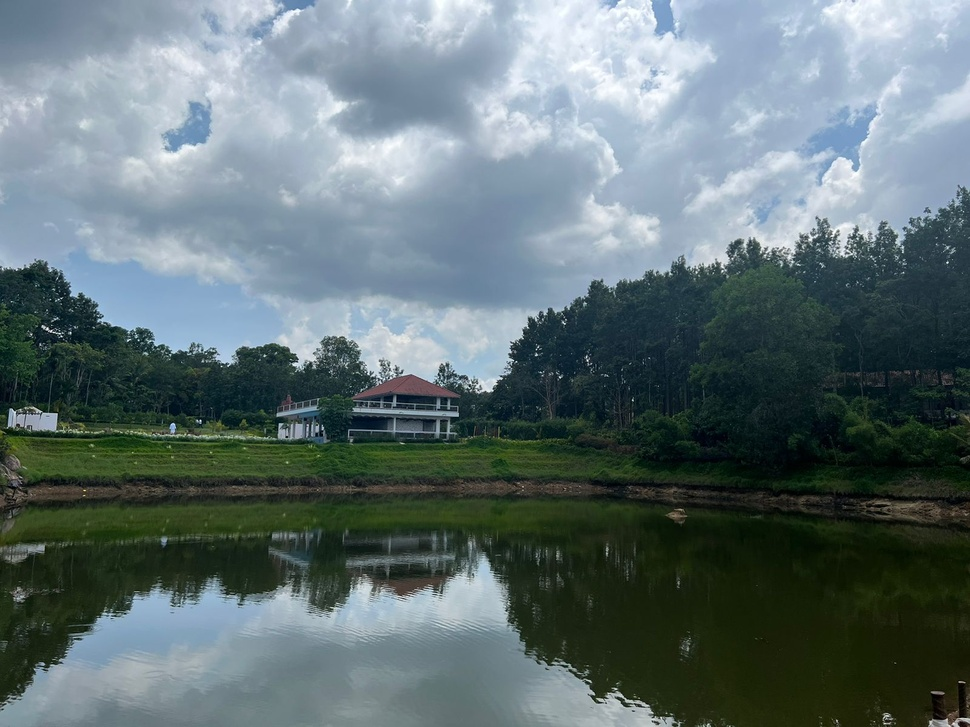
#> input picture data/house.jpg, 970 x 727 px, shrunk from 1600 x 1200 before the run, found by its file name
$ python hist_0.py
#> lines starting #> are read from the running program, lines starting #| are printed output that depends on the picture
import cv2
import numpy as np
import matplotlib.pyplot as plt

kernel = np.ones((5, 5), np.uint8)

img = cv2.imread('data/house.jpg')
#> img is the input picture: shape (727, 970, 3); mean B, G, R 115.7, 113.3, 97.2
gray_img = cv2.cvtColor(img, cv2.COLOR_BGR2GRAY)
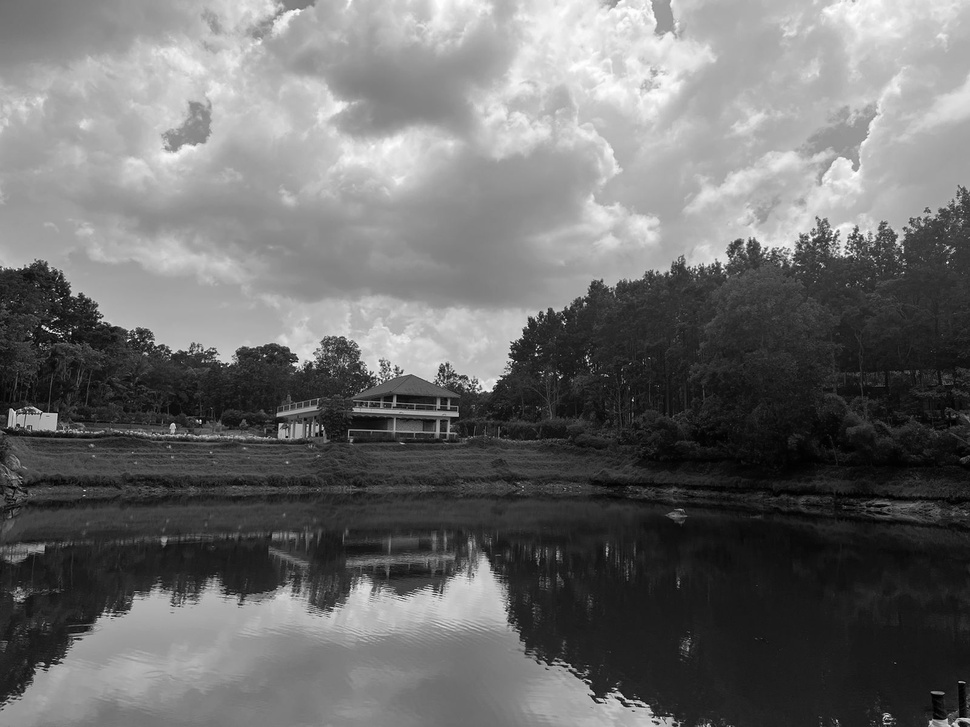
#> gray_img: shape (727, 970); min 0, max 254, mean 108.8

bin_range = [0, 256]

hist_one = cv2.calcHist(
    [gray_img],
    [0],
    None,
    [256],
    bin_range
)
#> hist_one = 256 values, max 10116 at index 25, min 0 at index 255, mean 2754.6

hist_two = cv2.calcHist(
    [gray_img],
    [0],
    None,
    [10],
    bin_range
)
#> hist_two = [75319, 175625, 66671, 15951, 30591, 75513, 124313, 92816, 38505, 9886]

# [5 lines of commented-out code are left out]
_, axes = plt.subplots(nrows=1, ncols=2, figsize=(10, 5))


axes[0].plot(hist_one)
axes[0].set_xlim(bin_range)
axes[0].set_title('Histogram 256 bins')
axes[0].set_xlabel('Bin')
axes[0].set_ylabel('Quantity')

axes[1].plot(hist_two)
axes[0].set_title('Histogram 10 bins')
axes[1].set_xlim([0, 9])
axes[1].set_xlabel('Bin')
axes[1].set_ylabel('Quantity')

plt.show()
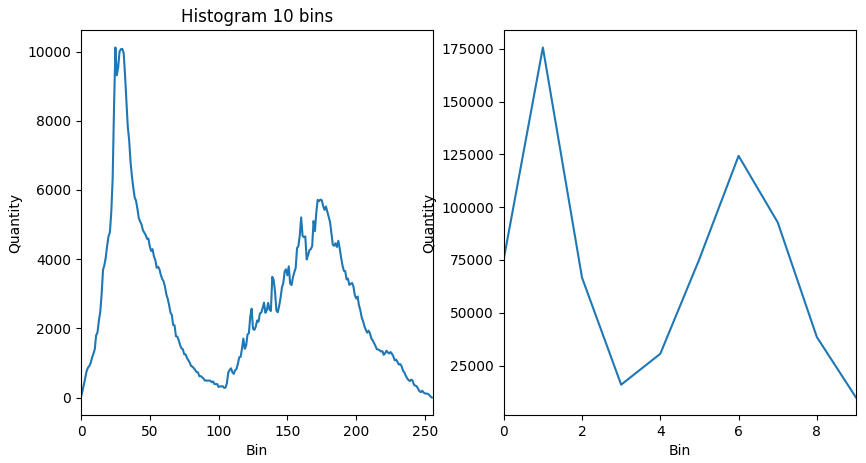
#> figure drawn by matplotlib, 2 panels; panel 1: curve peaks at x = 25, y = 10116; panel 2: curve peaks at x = 1, y = 175625

$ run again, with data/l9_0.jpg copied over data/house.jpg
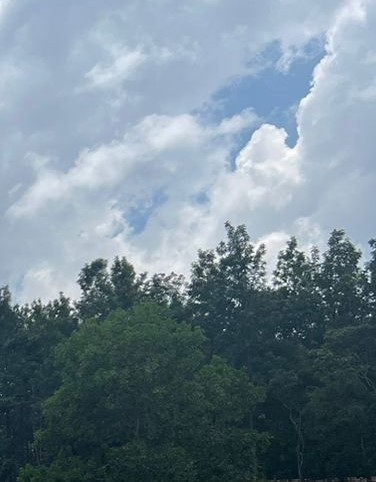
#> input picture data/l9_0.jpg, 376 x 482 px, found by its file name
#> img is the input picture: shape (482, 376, 3); mean B, G, R 145, 133.2, 114.5
#> `gray_img = cv2.cvtColor(img, cv2.COLOR_BGR2GRAY)`:
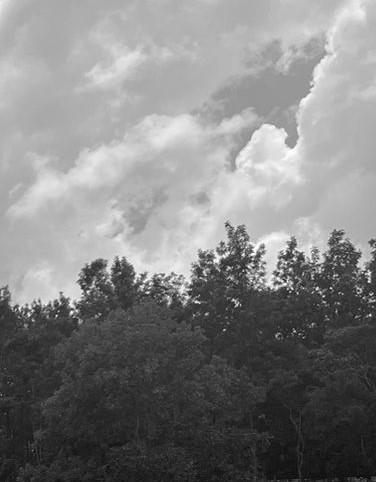
#> gray_img: shape (482, 376); min 5, max 255, mean 129
#> hist_one = 256 values, max 3666 at index 181, min 0 at index 0, mean 707.9
#> hist_two = [2616, 38218, 29403, 5202, 2140, 4852, 36467, 45730, 15176, 1428]
#> `plt.show()`:
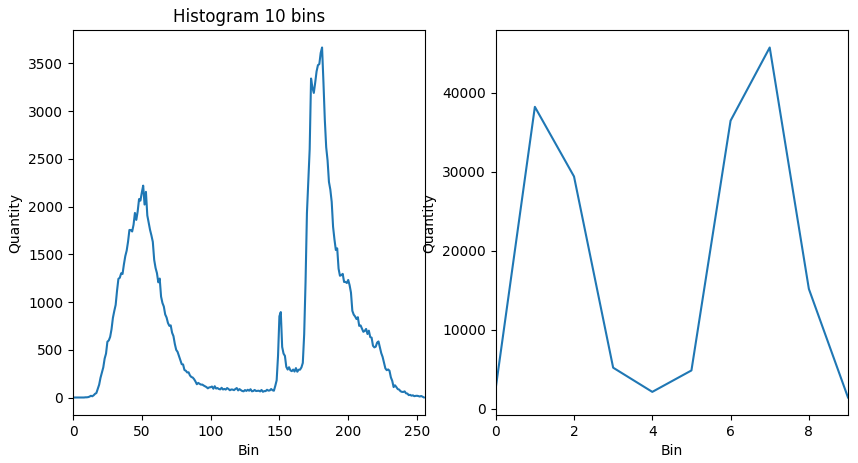
#> figure drawn by matplotlib, 2 panels; panel 1: curve peaks at x = 181, y = 3666; panel 2: curve peaks at x = 7, y = 45730

$ run again, with data/cats.jpeg copied over data/house.jpg
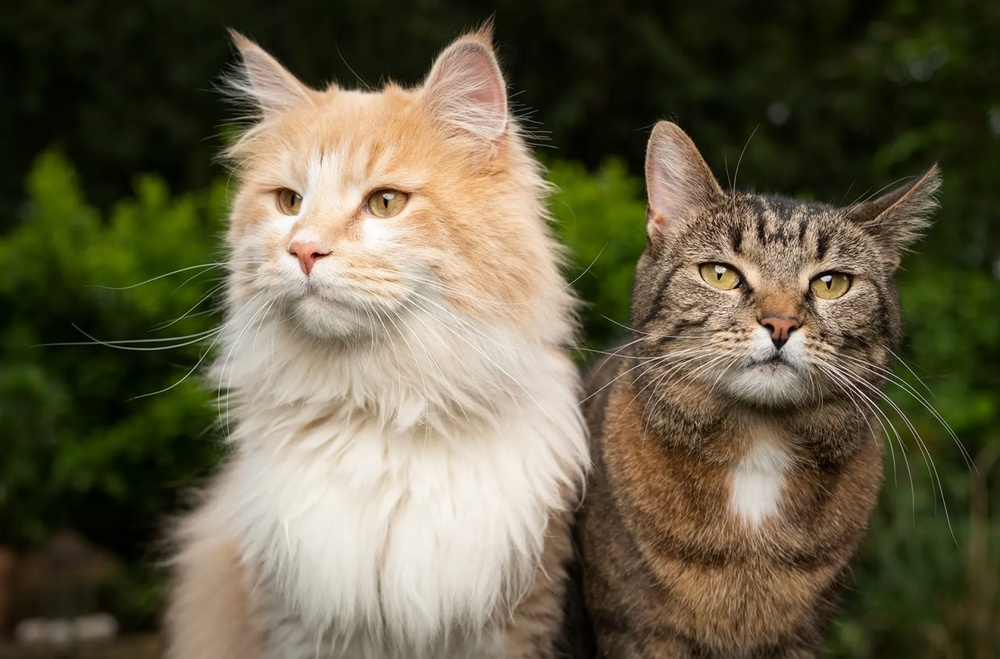
#> input picture data/cats.jpeg, 1000 x 659 px, shrunk from 1280 x 843 before the run, found by its file name
#> img is the input picture: shape (659, 1000, 3); mean B, G, R 70.6, 94.4, 101.1
#> `gray_img = cv2.cvtColor(img, cv2.COLOR_BGR2GRAY)`:
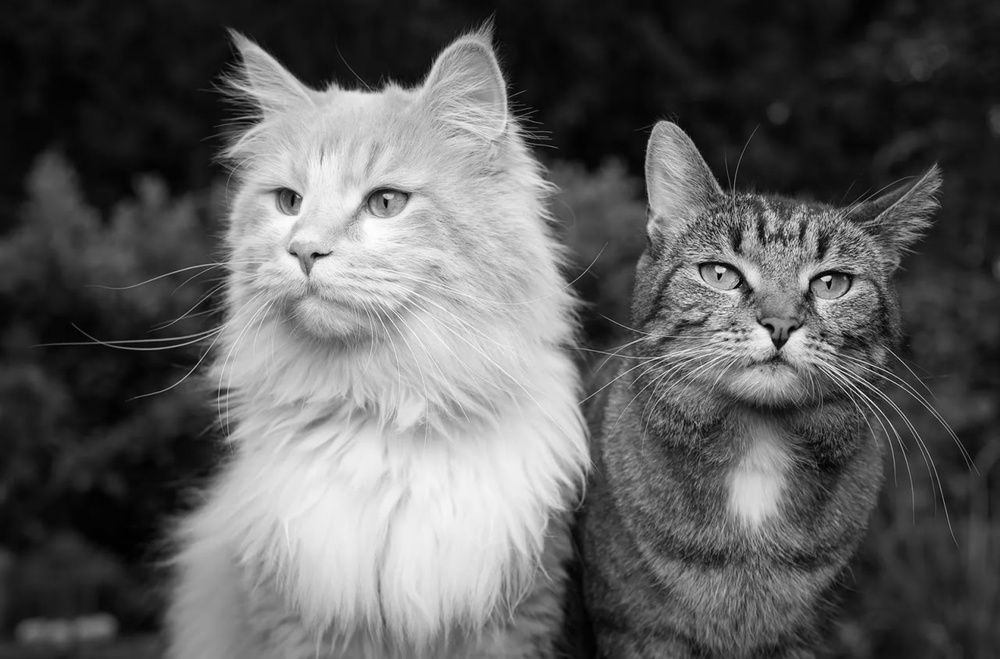
#> gray_img: shape (659, 1000); min 0, max 255, mean 93.7
#> hist_one = 256 values, max 11249 at index 19, min 1 at index 254, mean 2574.2
#> hist_two = [166227, 115115, 73115, 48365, 36656, 36548, 38455, 64488, 60507, 19524]
#> `plt.show()`:
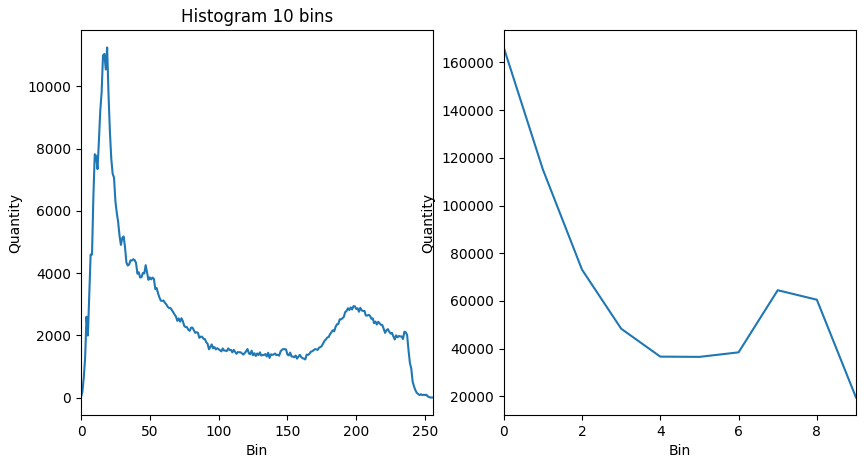
#> figure drawn by matplotlib, 2 panels; panel 1: curve peaks at x = 19, y = 11249; panel 2: curve peaks at x = 0, y = 166227

$ run again, with data/dogs.jpeg copied over data/house.jpg
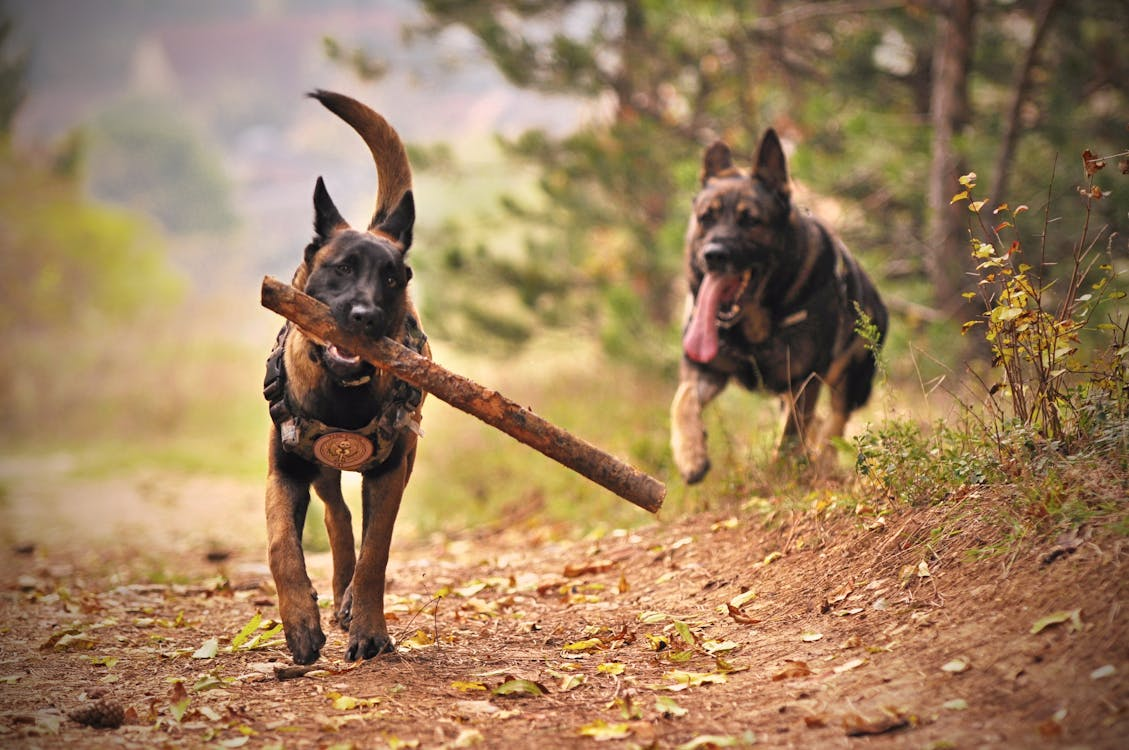
#> input picture data/dogs.jpeg, 1129 x 750 px, found by its file name
#> img is the input picture: shape (750, 1129, 3); mean B, G, R 94.4, 128.4, 158.6
#> `gray_img = cv2.cvtColor(img, cv2.COLOR_BGR2GRAY)`:
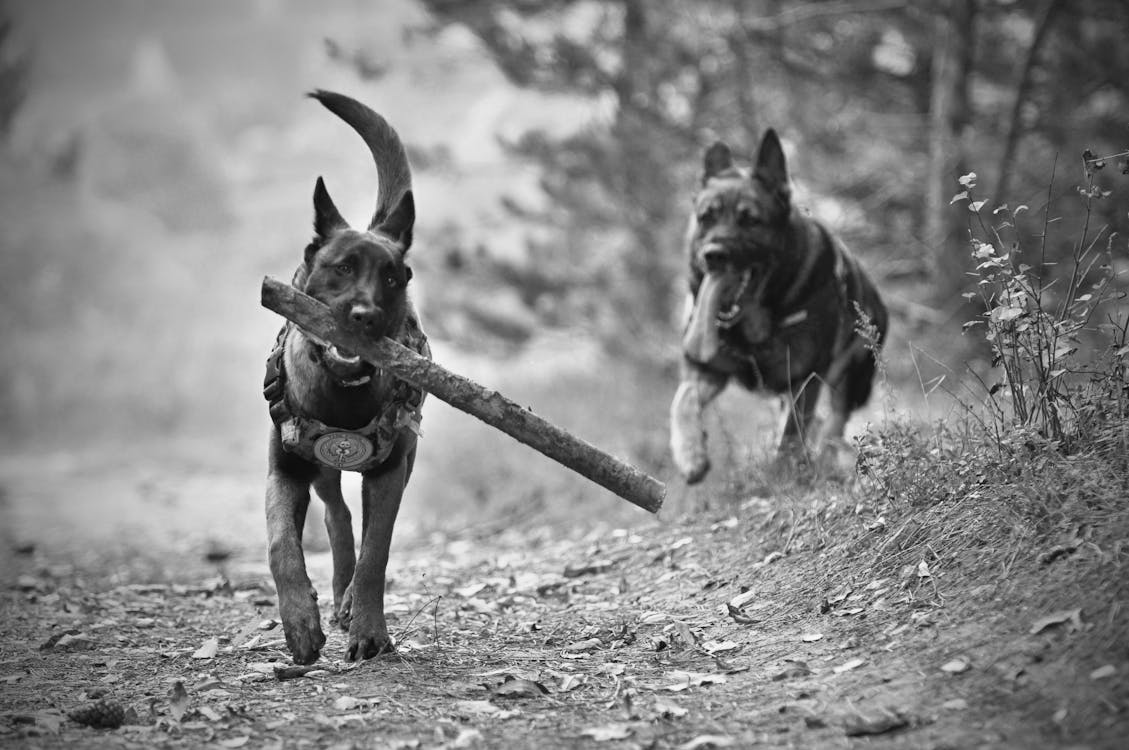
#> gray_img: shape (750, 1129); min 1, max 253, mean 133.6
#> hist_one = 256 values, max 6633 at index 169, min 0 at index 0, mean 3307.6
#> hist_two = [8751, 40823, 74112, 112939, 136295, 151910, 157070, 104219, 55624, 5007]
#> `plt.show()`:
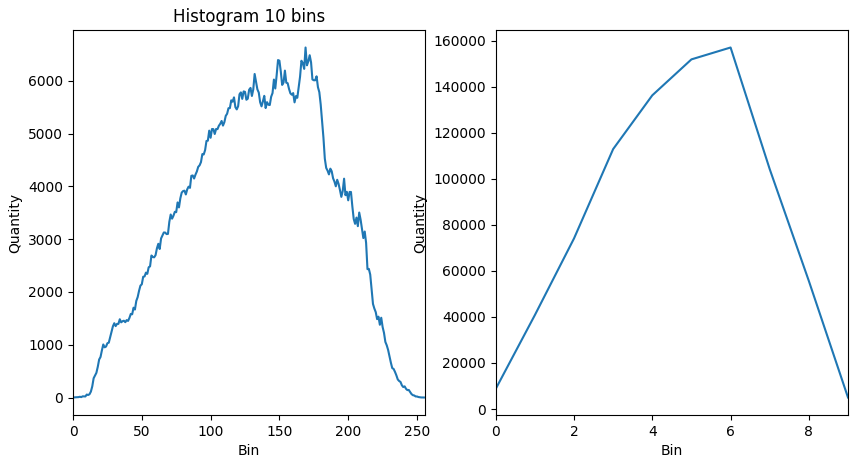
#> figure drawn by matplotlib, 2 panels; panel 1: curve peaks at x = 169, y = 6633; panel 2: curve peaks at x = 6, y = 157070
